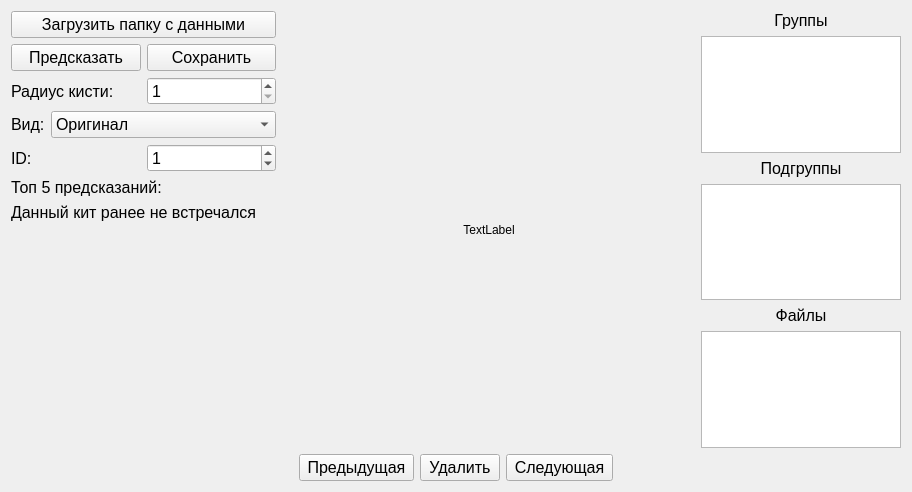
<?xml version="1.0" encoding="UTF-8"?>
<ui version="4.0">
 <class>MaskMenu</class>
 <widget class="QWidget" name="MaskMenu">
  <property name="geometry">
   <rect>
    <x>0</x>
    <y>0</y>
    <width>912</width>
    <height>492</height>
   </rect>
  </property>
  <property name="windowTitle">
   <string>MaskMenu</string>
  </property>
  <layout class="QGridLayout" name="gridLayout">
   <item row="0" column="0">
    <layout class="QVBoxLayout" name="mainLayout">
     <item>
      <layout class="QHBoxLayout" name="workingLayout">
       <item>
        <layout class="QVBoxLayout" name="leftWorkingLayout">
         <item>
          <widget class="QPushButton" name="loadDataButton">
           <property name="font">
            <font>
             <pointsize>12</pointsize>
            </font>
           </property>
           <property name="text">
            <string>Загрузить папку с данными</string>
           </property>
          </widget>
         </item>
         <item>
          <layout class="QHBoxLayout" name="savePredictionLayout">
           <item>
            <widget class="QPushButton" name="predictAllButton">
             <property name="font">
              <font>
               <pointsize>12</pointsize>
              </font>
             </property>
             <property name="text">
              <string>Предсказать</string>
             </property>
            </widget>
           </item>
           <item>
            <widget class="QPushButton" name="savePredictionButton">
             <property name="font">
              <font>
               <pointsize>12</pointsize>
              </font>
             </property>
             <property name="text">
              <string>Сохранить</string>
             </property>
            </widget>
           </item>
          </layout>
         </item>
         <item>
          <layout class="QHBoxLayout" name="drawingRadiusLayout">
           <item>
            <widget class="QLabel" name="drawingRadiusLabel">
             <property name="font">
              <font>
               <pointsize>12</pointsize>
              </font>
             </property>
             <property name="text">
              <string>Радиус кисти:</string>
             </property>
            </widget>
           </item>
           <item>
            <widget class="QSpinBox" name="drawingRadiusSpinBox">
             <property name="font">
              <font>
               <pointsize>12</pointsize>
              </font>
             </property>
             <property name="minimum">
              <number>1</number>
             </property>
             <property name="maximum">
              <number>16384</number>
             </property>
             <property name="value">
              <number>1</number>
             </property>
            </widget>
           </item>
          </layout>
         </item>
         <item>
          <layout class="QHBoxLayout" name="imageViewLayout">
           <item>
            <widget class="QLabel" name="imageViewLabel">
             <property name="font">
              <font>
               <pointsize>12</pointsize>
              </font>
             </property>
             <property name="text">
              <string>Вид:</string>
             </property>
            </widget>
           </item>
           <item>
            <widget class="QComboBox" name="imageViewComboBox">
             <property name="font">
              <font>
               <pointsize>12</pointsize>
              </font>
             </property>
             <item>
              <property name="text">
               <string>Оригинал</string>
              </property>
             </item>
             <item>
              <property name="text">
               <string>Вырезанный фон</string>
              </property>
             </item>
             <item>
              <property name="text">
               <string>Вырезанное изображение</string>
              </property>
             </item>
             <item>
              <property name="text">
               <string>Маска</string>
              </property>
             </item>
            </widget>
           </item>
          </layout>
         </item>
         <item>
          <layout class="QHBoxLayout" name="centerizeCUDACheckboxLayout"/>
         </item>
         <item>
          <layout class="QHBoxLayout" name="classLayout">
           <item>
            <widget class="QLabel" name="classLabel">
             <property name="font">
              <font>
               <pointsize>12</pointsize>
              </font>
             </property>
             <property name="text">
              <string>ID:</string>
             </property>
            </widget>
           </item>
           <item>
            <widget class="QSpinBox" name="classSpinBox">
             <property name="font">
              <font>
               <pointsize>12</pointsize>
              </font>
             </property>
             <property name="minimum">
              <number>0</number>
             </property>
             <property name="maximum">
              <number>102</number>
             </property>
             <property name="value">
              <number>1</number>
             </property>
            </widget>
           </item>
          </layout>
         </item>
         <item>
          <widget class="QLabel" name="topPredictionsLabel">
           <property name="font">
            <font>
             <pointsize>12</pointsize>
            </font>
           </property>
           <property name="text">
            <string>Топ 5 предсказаний:</string>
           </property>
          </widget>
         </item>
         <item>
          <widget class="QLabel" name="notRecognizedWhaleLabel">
           <property name="font">
            <font>
             <pointsize>12</pointsize>
            </font>
           </property>
           <property name="text">
            <string>Данный кит ранее не встречался</string>
           </property>
          </widget>
         </item>
         <item>
          <spacer name="verticalSpacer">
           <property name="orientation">
            <enum>Qt::Vertical</enum>
           </property>
           <property name="sizeHint" stdset="0">
            <size>
             <width>20</width>
             <height>40</height>
            </size>
           </property>
          </spacer>
         </item>
        </layout>
       </item>
       <item>
        <spacer name="spacerImageLeft">
         <property name="orientation">
          <enum>Qt::Horizontal</enum>
         </property>
         <property name="sizeHint" stdset="0">
          <size>
           <width>40</width>
           <height>20</height>
          </size>
         </property>
        </spacer>
       </item>
       <item>
        <layout class="QVBoxLayout" name="imageLayout">
         <item>
          <spacer name="imageSpacerTop">
           <property name="orientation">
            <enum>Qt::Vertical</enum>
           </property>
           <property name="sizeHint" stdset="0">
            <size>
             <width>20</width>
             <height>40</height>
            </size>
           </property>
          </spacer>
         </item>
         <item>
          <widget class="QLabel" name="imageLabel">
           <property name="text">
            <string>TextLabel</string>
           </property>
           <property name="alignment">
            <set>Qt::AlignCenter</set>
           </property>
          </widget>
         </item>
         <item>
          <spacer name="imageSpacerBottom">
           <property name="orientation">
            <enum>Qt::Vertical</enum>
           </property>
           <property name="sizeHint" stdset="0">
            <size>
             <width>20</width>
             <height>40</height>
            </size>
           </property>
          </spacer>
         </item>
        </layout>
       </item>
       <item>
        <spacer name="spacerImageRight">
         <property name="orientation">
          <enum>Qt::Horizontal</enum>
         </property>
         <property name="sizeHint" stdset="0">
          <size>
           <width>40</width>
           <height>20</height>
          </size>
         </property>
        </spacer>
       </item>
       <item>
        <layout class="QVBoxLayout" name="rightWorkingLayout">
         <property name="sizeConstraint">
          <enum>QLayout::SetDefaultConstraint</enum>
         </property>
         <property name="leftMargin">
          <number>0</number>
         </property>
         <property name="bottomMargin">
          <number>0</number>
         </property>
         <item>
          <widget class="QLabel" name="groupsLabel">
           <property name="maximumSize">
            <size>
             <width>16777215</width>
             <height>16777215</height>
            </size>
           </property>
           <property name="font">
            <font>
             <pointsize>12</pointsize>
            </font>
           </property>
           <property name="styleSheet">
            <string notr="true"/>
           </property>
           <property name="frameShadow">
            <enum>QFrame::Plain</enum>
           </property>
           <property name="lineWidth">
            <number>1</number>
           </property>
           <property name="text">
            <string>Группы</string>
           </property>
           <property name="alignment">
            <set>Qt::AlignCenter</set>
           </property>
          </widget>
         </item>
         <item>
          <widget class="QListWidget" name="groupsList">
           <property name="maximumSize">
            <size>
             <width>200</width>
             <height>16777215</height>
            </size>
           </property>
          </widget>
         </item>
         <item>
          <widget class="QLabel" name="subgroupsLabel">
           <property name="maximumSize">
            <size>
             <width>16777215</width>
             <height>16777215</height>
            </size>
           </property>
           <property name="font">
            <font>
             <pointsize>12</pointsize>
            </font>
           </property>
           <property name="styleSheet">
            <string notr="true"/>
           </property>
           <property name="frameShadow">
            <enum>QFrame::Plain</enum>
           </property>
           <property name="lineWidth">
            <number>1</number>
           </property>
           <property name="text">
            <string>Подгруппы</string>
           </property>
           <property name="alignment">
            <set>Qt::AlignCenter</set>
           </property>
          </widget>
         </item>
         <item>
          <widget class="QListWidget" name="subgroupsList">
           <property name="maximumSize">
            <size>
             <width>200</width>
             <height>16777215</height>
            </size>
           </property>
          </widget>
         </item>
         <item>
          <widget class="QLabel" name="imageFilesLabel">
           <property name="maximumSize">
            <size>
             <width>16777215</width>
             <height>16777215</height>
            </size>
           </property>
           <property name="font">
            <font>
             <pointsize>12</pointsize>
            </font>
           </property>
           <property name="styleSheet">
            <string notr="true"/>
           </property>
           <property name="frameShadow">
            <enum>QFrame::Plain</enum>
           </property>
           <property name="lineWidth">
            <number>1</number>
           </property>
           <property name="text">
            <string>Файлы</string>
           </property>
           <property name="alignment">
            <set>Qt::AlignCenter</set>
           </property>
          </widget>
         </item>
         <item>
          <widget class="QListWidget" name="imageFilesList">
           <property name="maximumSize">
            <size>
             <width>200</width>
             <height>16777215</height>
            </size>
           </property>
          </widget>
         </item>
        </layout>
       </item>
      </layout>
     </item>
     <item>
      <layout class="QHBoxLayout" name="nextPrevLayout">
       <item>
        <spacer name="spacerPrev">
         <property name="orientation">
          <enum>Qt::Horizontal</enum>
         </property>
         <property name="sizeHint" stdset="0">
          <size>
           <width>40</width>
           <height>20</height>
          </size>
         </property>
        </spacer>
       </item>
       <item>
        <widget class="QPushButton" name="prevButton">
         <property name="font">
          <font>
           <pointsize>12</pointsize>
          </font>
         </property>
         <property name="text">
          <string> Предыдущая </string>
         </property>
        </widget>
       </item>
       <item>
        <widget class="QPushButton" name="deleteButton">
         <property name="font">
          <font>
           <pointsize>12</pointsize>
          </font>
         </property>
         <property name="text">
          <string> Удалить </string>
         </property>
        </widget>
       </item>
       <item>
        <widget class="QPushButton" name="nextButton">
         <property name="maximumSize">
          <size>
           <width>16777215</width>
           <height>16777215</height>
          </size>
         </property>
         <property name="font">
          <font>
           <pointsize>12</pointsize>
          </font>
         </property>
         <property name="text">
          <string> Следующая </string>
         </property>
        </widget>
       </item>
       <item>
        <spacer name="spacerNext">
         <property name="orientation">
          <enum>Qt::Horizontal</enum>
         </property>
         <property name="sizeHint" stdset="0">
          <size>
           <width>40</width>
           <height>20</height>
          </size>
         </property>
        </spacer>
       </item>
      </layout>
     </item>
    </layout>
   </item>
  </layout>
 </widget>
 <resources/>
 <connections/>
</ui>
